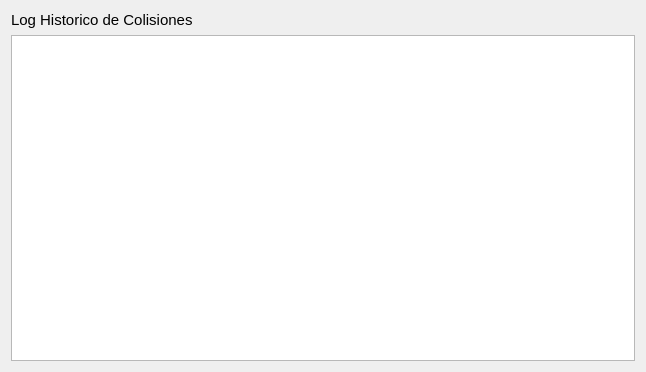
<?xml version="1.0" encoding="UTF-8"?>
<ui version="4.0">
 <class>Log</class>
 <widget class="QWidget" name="Log">
  <property name="geometry">
   <rect>
    <x>0</x>
    <y>0</y>
    <width>646</width>
    <height>372</height>
   </rect>
  </property>
  <property name="windowTitle">
   <string>Form</string>
  </property>
  <layout class="QGridLayout" name="gridLayout">
   <item row="0" column="0">
    <widget class="QLabel" name="label">
     <property name="font">
      <font>
       <pointsize>11</pointsize>
      </font>
     </property>
     <property name="text">
      <string>Log Historico de Colisiones</string>
     </property>
    </widget>
   </item>
   <item row="1" column="0">
    <widget class="QGraphicsView" name="graphicsView"/>
   </item>
  </layout>
 </widget>
 <resources/>
 <connections/>
</ui>
